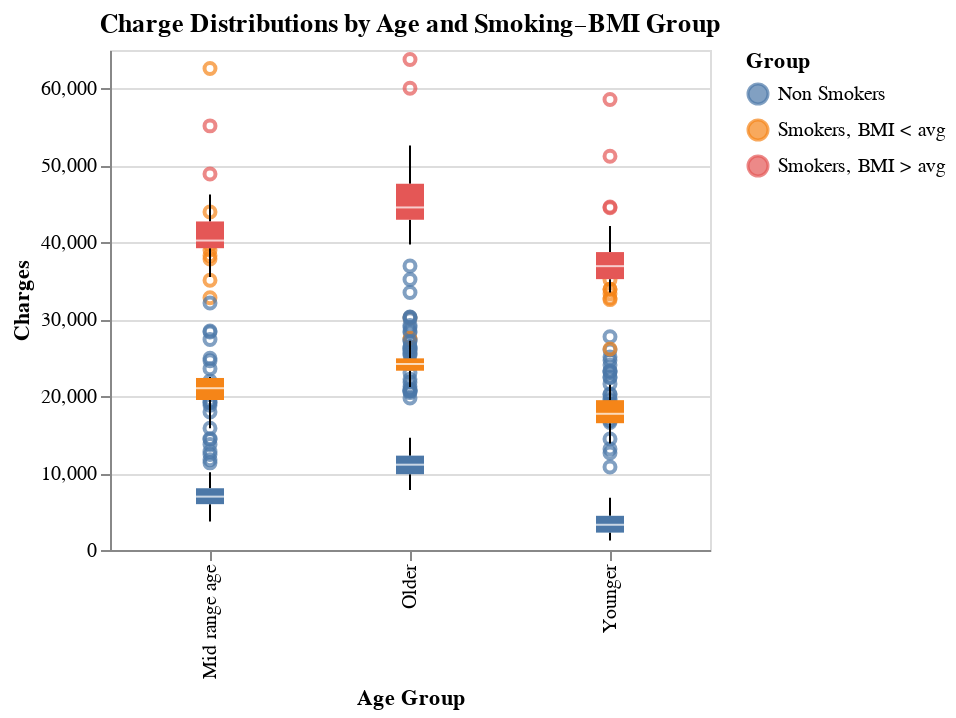

Notebook cell for this chart:
### Code cell
# Plot 2: Box plot for the same 9 groups

box = alt.Chart(df).mark_boxplot().encode(
    x=alt.X('Age Group:N', title='Age Group'),
    y=alt.Y('charges:Q', title='Charges'),
    color='Group:N'
).properties(
    width=300,
    height=250,
    title='Charge Distributions by Age and Smoking–BMI Group'
)

box

### Figure 1 — Vega-Lite specification as saved in the notebook (floating-point values rounded to 4 significant figures; data arrays with more than 128 entries replaced by an {"elided": "..."} marker saying what was removed)
{"config": {"view": {"continuousWidth": 300, "continuousHeight": 300}}, "data": {"name": "data-0155c4ecf8bec2fdf50c280d77342979"}, "mark": {"type": "boxplot"}, "encoding": {"color": {"field": "Group", "type": "nominal"}, "x": {"field": "Age Group", "title": "Age Group", "type": "nominal"}, "y": {"field": "charges", "title": "Charges", "type": "quantitative"}}, "height": 250, "title": "Charge Distributions by Age and Smoking–BMI Group", "width": 300, "$schema": "https://vega.github.io/schema/vega-lite/v5.20.1.json", "datasets": {"data-0155c4ecf8bec2fdf50c280d77342979": {"elided": "1178 records"}}}
